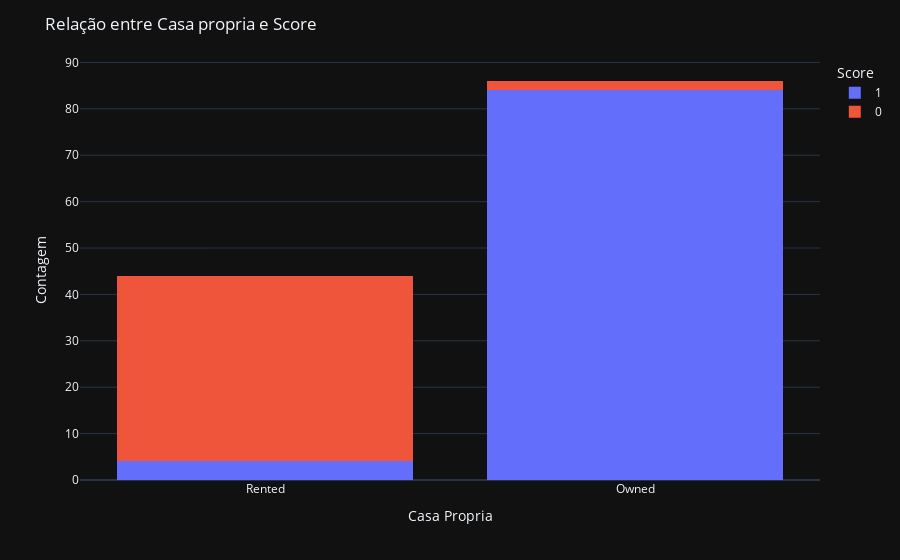

Notebook source saved alongside this figure:
### Markdown cell above
Maiores salarios podem influenciar possitivamente no Credit Score

### Code cell
fig = px.histogram(df, x='Home Ownership', color='Credit Score_High', barmode='stack')

# Layout
fig.update_layout(title='Relação entre Casa propria e Score',
                  xaxis_title='Casa Propria',
                  yaxis_title='Contagem',
                  legend_title='Score')
fig.show()

### Figure 1 — Plotly figure (JSON) as saved in the notebook; plotly's stock layout.template omitted (floating-point values rounded to 4 significant figures)
{"data": [{"bingroup": "x", "hovertemplate": "Credit Score_High=1<br>Home Ownership=%{x}<br>count=%{y}<extra></extra>", "legendgroup": "1", "marker": {"color": "#636efa", "pattern": {"shape": ""}}, "name": "1", "orientation": "v", "showlegend": true, "x": ["Rented", "Owned", "Owned", "Owned", "Owned", "Owned", "Owned", "Owned", "Owned", "Owned", "Owned", "Owned", "Owned", "Owned", "Owned", "Owned", "Owned", "Owned", "Owned", "Owned", "Owned", "Owned", "Owned", "Owned", "Owned", "Owned", "Owned", "Owned", "Owned", "Owned", "Owned", "Owned", "Owned", "Owned", "Owned", "Owned", "Owned", "Owned", "Owned", "Owned", "Owned", "Owned", "Owned", "Owned", "Owned", "Owned", "Owned", "Owned", "Owned", "Owned", "Owned", "Owned", "Owned", "Owned", "Owned", "Owned", "Owned", "Owned", "Owned", "Owned", "Owned", "Owned", "Owned", "Owned", "Owned", "Owned", "Owned", "Owned", "Owned", "Owned", "Owned", "Owned", "Rented", "Rented", "Rented", "Owned", "Owned", "Owned", "Owned", "Owned", "Owned", "Owned", "Owned", "Owned", "Owned", "Owned", "Owned", "Owned"], "xaxis": "x", "yaxis": "y", "type": "histogram"}, {"bingroup": "x", "hovertemplate": "Credit Score_High=0<br>Home Ownership=%{x}<br>count=%{y}<extra></extra>", "legendgroup": "0", "marker": {"color": "#EF553B", "pattern": {"shape": ""}}, "name": "0", "orientation": "v", "showlegend": true, "x": ["Rented", "Rented", "Rented", "Rented", "Rented", "Rented", "Rented", "Rented", "Rented", "Rented", "Rented", "Rented", "Rented", "Rented", "Rented", "Rented", "Rented", "Rented", "Rented", "Rented", "Rented", "Rented", "Rented", "Rented", "Rented", "Rented", "Rented", "Rented", "Rented", "Rented", "Rented", "Rented", "Rented", "Owned", "Owned", "Rented", "Rented", "Rented", "Rented", "Rented", "Rented", "Rented"], "xaxis": "x", "yaxis": "y", "type": "histogram"}], "layout": {"xaxis": {"anchor": "y", "domain": [0.0, 1.0], "title": {"text": "Casa Propria"}}, "yaxis": {"anchor": "x", "domain": [0.0, 1.0], "title": {"text": "Contagem"}}, "legend": {"title": {"text": "Score"}, "tracegroupgap": 0}, "margin": {"t": 60}, "barmode": "stack", "title": {"text": "Relação entre Casa propria e Score"}}}
